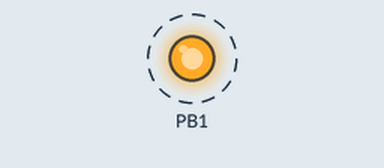
Recording of a program running on a simulated ATtiny85, built with avr-gcc and emulated at 1 MHz. On the bench: output pins drawn as LEDs (lit = HIGH). Dashed ring = blinking.

Above: at 0.5 s.
Timing chart, 0 to 4.6 s (numbered marks = the images above):
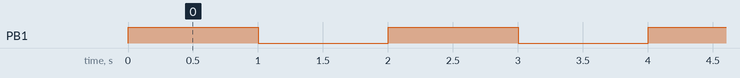

Measured:
- by itself, PB1: alternates HIGH for 1.0 s and LOW for 1.0 s

The program:

main.c
```c
// (licence header left out)
#include <avr/io.h>
#include <util/delay.h>

#define BLINK_DELAY_MS 1000

void setup(void);
void loop(void);

void setup()
{
    // Set direction of pin PB1 to out
    DDRB |= (1 << DDB1); // Port B data direction register (DDRB)
}

void loop()
{
    PORTB |= (1 << PB1);
    _delay_ms(BLINK_DELAY_MS);
    PORTB &= ~(1 << PB1);
    _delay_ms(BLINK_DELAY_MS);
}

#ifndef ARDUINO
int main(void)
{
    setup();
    while (1)
    {
        loop();
    }
}
#endif
```
